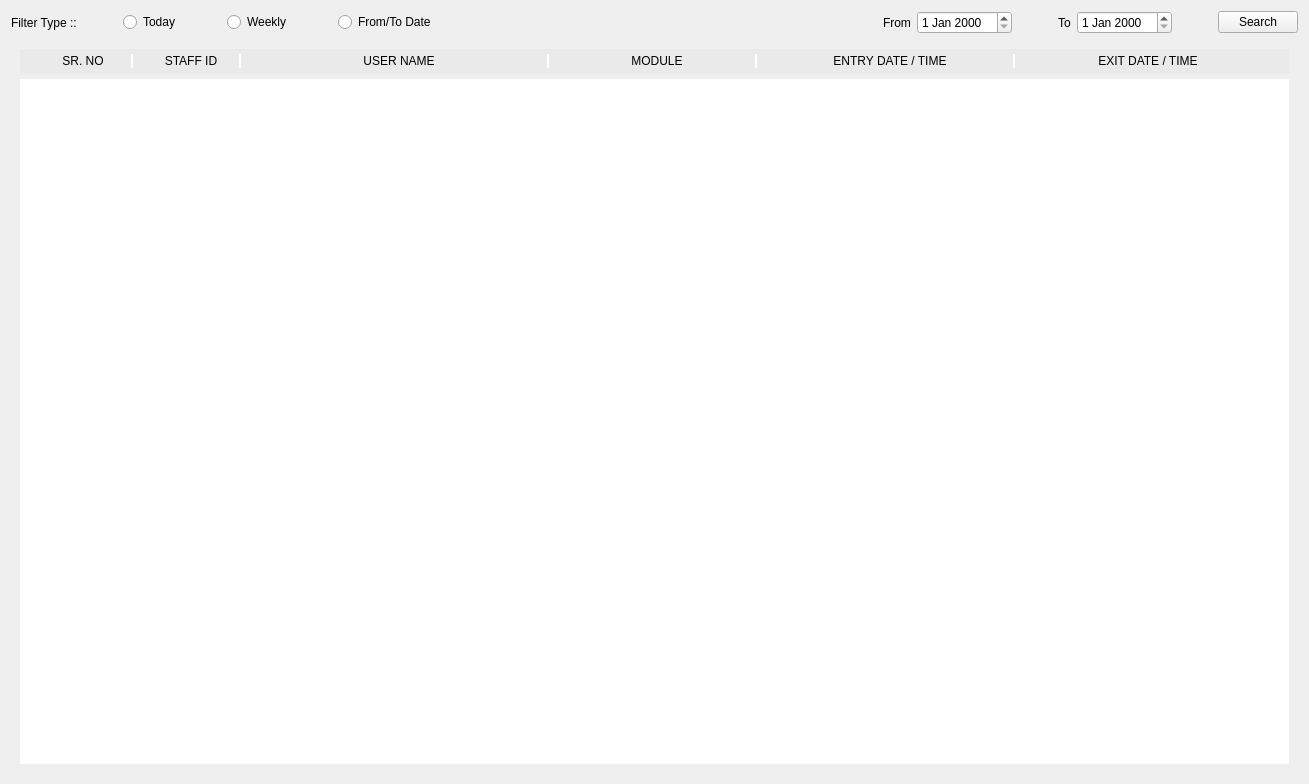
<?xml version="1.0" encoding="UTF-8"?>
<ui version="4.0">
 <class>LoginReport</class>
 <widget class="QWidget" name="LoginReport">
  <property name="geometry">
   <rect>
    <x>0</x>
    <y>0</y>
    <width>1309</width>
    <height>784</height>
   </rect>
  </property>
  <property name="windowTitle">
   <string>Form</string>
  </property>
  <layout class="QVBoxLayout" name="verticalLayout_6">
   <item>
    <layout class="QVBoxLayout" name="verticalLayout">
     <item>
      <layout class="QVBoxLayout" name="verticalLayout_4">
       <property name="bottomMargin">
        <number>0</number>
       </property>
       <item>
        <layout class="QHBoxLayout" name="horizontalLayout_3">
         <property name="topMargin">
          <number>0</number>
         </property>
         <item>
          <widget class="QLabel" name="txtFilterTypr">
           <property name="text">
            <string>Filter Type ::</string>
           </property>
          </widget>
         </item>
         <item>
          <spacer name="horizontalSpacer_7">
           <property name="orientation">
            <enum>Qt::Horizontal</enum>
           </property>
           <property name="sizeType">
            <enum>QSizePolicy::Preferred</enum>
           </property>
           <property name="sizeHint" stdset="0">
            <size>
             <width>40</width>
             <height>20</height>
            </size>
           </property>
          </spacer>
         </item>
         <item>
          <widget class="QRadioButton" name="rdbToday">
           <property name="text">
            <string>Today</string>
           </property>
          </widget>
         </item>
         <item>
          <spacer name="horizontalSpacer_5">
           <property name="orientation">
            <enum>Qt::Horizontal</enum>
           </property>
           <property name="sizeType">
            <enum>QSizePolicy::Preferred</enum>
           </property>
           <property name="sizeHint" stdset="0">
            <size>
             <width>40</width>
             <height>20</height>
            </size>
           </property>
          </spacer>
         </item>
         <item>
          <widget class="QRadioButton" name="rdbWeekly">
           <property name="text">
            <string>Weekly</string>
           </property>
          </widget>
         </item>
         <item>
          <spacer name="horizontalSpacer_2">
           <property name="orientation">
            <enum>Qt::Horizontal</enum>
           </property>
           <property name="sizeType">
            <enum>QSizePolicy::Preferred</enum>
           </property>
           <property name="sizeHint" stdset="0">
            <size>
             <width>40</width>
             <height>20</height>
            </size>
           </property>
          </spacer>
         </item>
         <item>
          <widget class="QRadioButton" name="rdbFromToDate">
           <property name="text">
            <string>From/To Date</string>
           </property>
          </widget>
         </item>
         <item>
          <spacer name="horizontalSpacer">
           <property name="orientation">
            <enum>Qt::Horizontal</enum>
           </property>
           <property name="sizeHint" stdset="0">
            <size>
             <width>40</width>
             <height>20</height>
            </size>
           </property>
          </spacer>
         </item>
         <item>
          <widget class="QLabel" name="lblFrom">
           <property name="text">
            <string>From</string>
           </property>
          </widget>
         </item>
         <item>
          <widget class="QDateEdit" name="deFromDate"/>
         </item>
         <item>
          <spacer name="horizontalSpacer_9">
           <property name="orientation">
            <enum>Qt::Horizontal</enum>
           </property>
           <property name="sizeType">
            <enum>QSizePolicy::Preferred</enum>
           </property>
           <property name="sizeHint" stdset="0">
            <size>
             <width>40</width>
             <height>20</height>
            </size>
           </property>
          </spacer>
         </item>
         <item>
          <widget class="QLabel" name="lblTo">
           <property name="text">
            <string>To</string>
           </property>
          </widget>
         </item>
         <item>
          <widget class="QDateEdit" name="deToDate"/>
         </item>
         <item>
          <spacer name="horizontalSpacer_8">
           <property name="orientation">
            <enum>Qt::Horizontal</enum>
           </property>
           <property name="sizeType">
            <enum>QSizePolicy::Preferred</enum>
           </property>
           <property name="sizeHint" stdset="0">
            <size>
             <width>40</width>
             <height>20</height>
            </size>
           </property>
          </spacer>
         </item>
         <item>
          <widget class="QPushButton" name="btnSearch">
           <property name="text">
            <string>Search</string>
           </property>
          </widget>
         </item>
        </layout>
       </item>
      </layout>
     </item>
     <item>
      <widget class="QWidget" name="reportlogin" native="true">
       <property name="styleSheet">
        <string notr="true">#OrderMenu
{
	background-color: rgb(255, 255, 255);
}</string>
       </property>
       <layout class="QVBoxLayout" name="verticalLayout_3">
        <item>
         <widget class="QWidget" name="reportHeader" native="true">
          <property name="styleSheet">
           <string notr="true">background-color: rgb(234, 234, 234);</string>
          </property>
          <layout class="QHBoxLayout" name="horizontalLayout_2">
           <property name="spacing">
            <number>0</number>
           </property>
           <property name="leftMargin">
            <number>5</number>
           </property>
           <property name="topMargin">
            <number>5</number>
           </property>
           <property name="rightMargin">
            <number>5</number>
           </property>
           <property name="bottomMargin">
            <number>5</number>
           </property>
           <item>
            <widget class="QLabel" name="label_5">
             <property name="maximumSize">
              <size>
               <width>100</width>
               <height>16777215</height>
              </size>
             </property>
             <property name="styleSheet">
              <string notr="true">border-right:2px solid white;
</string>
             </property>
             <property name="text">
              <string>&lt;html&gt;&lt;head/&gt;&lt;body&gt;&lt;p align=&quot;center&quot;&gt;SR. NO&lt;/p&gt;&lt;/body&gt;&lt;/html&gt;</string>
             </property>
            </widget>
           </item>
           <item>
            <widget class="QLabel" name="lblStaffd">
             <property name="maximumSize">
              <size>
               <width>100</width>
               <height>16777215</height>
              </size>
             </property>
             <property name="styleSheet">
              <string notr="true">border-right:2px solid white;
</string>
             </property>
             <property name="frameShape">
              <enum>QFrame::NoFrame</enum>
             </property>
             <property name="text">
              <string>&lt;html&gt;&lt;head/&gt;&lt;body&gt;&lt;p align=&quot;center&quot;&gt;STAFF ID&lt;/p&gt;&lt;/body&gt;&lt;/html&gt;</string>
             </property>
            </widget>
           </item>
           <item>
            <widget class="QLabel" name="lbluserName">
             <property name="maximumSize">
              <size>
               <width>300</width>
               <height>16777215</height>
              </size>
             </property>
             <property name="styleSheet">
              <string notr="true">border-right:2px solid white;
</string>
             </property>
             <property name="frameShape">
              <enum>QFrame::NoFrame</enum>
             </property>
             <property name="text">
              <string>&lt;html&gt;&lt;head/&gt;&lt;body&gt;&lt;p align=&quot;center&quot;&gt;USER NAME&lt;/p&gt;&lt;/body&gt;&lt;/html&gt;</string>
             </property>
            </widget>
           </item>
           <item>
            <widget class="QLabel" name="lblmodule">
             <property name="maximumSize">
              <size>
               <width>200</width>
               <height>16777215</height>
              </size>
             </property>
             <property name="styleSheet">
              <string notr="true">border-right:2px solid white;
</string>
             </property>
             <property name="frameShape">
              <enum>QFrame::NoFrame</enum>
             </property>
             <property name="text">
              <string>&lt;html&gt;&lt;head/&gt;&lt;body&gt;&lt;p align=&quot;center&quot;&gt;MODULE&lt;/p&gt;&lt;/body&gt;&lt;/html&gt;</string>
             </property>
            </widget>
           </item>
           <item>
            <widget class="QLabel" name="labelentry">
             <property name="maximumSize">
              <size>
               <width>250</width>
               <height>16777215</height>
              </size>
             </property>
             <property name="styleSheet">
              <string notr="true">border-right:2px solid white;
</string>
             </property>
             <property name="text">
              <string>&lt;html&gt;&lt;head/&gt;&lt;body&gt;&lt;p align=&quot;center&quot;&gt;ENTRY DATE / TIME&lt;/p&gt;&lt;/body&gt;&lt;/html&gt;</string>
             </property>
            </widget>
           </item>
           <item>
            <widget class="QLabel" name="lblexit">
             <property name="maximumSize">
              <size>
               <width>250</width>
               <height>16777215</height>
              </size>
             </property>
             <property name="styleSheet">
              <string notr="true"/>
             </property>
             <property name="frameShape">
              <enum>QFrame::NoFrame</enum>
             </property>
             <property name="text">
              <string>&lt;html&gt;&lt;head/&gt;&lt;body&gt;&lt;p align=&quot;center&quot;&gt;EXIT DATE / TIME&lt;/p&gt;&lt;/body&gt;&lt;/html&gt;</string>
             </property>
            </widget>
           </item>
          </layout>
         </widget>
        </item>
        <item>
         <widget class="QScrollArea" name="scrollArea">
          <property name="minimumSize">
           <size>
            <width>30</width>
            <height>0</height>
           </size>
          </property>
          <property name="styleSheet">
           <string notr="true">background-color: rgb(255, 255, 255);</string>
          </property>
          <property name="frameShape">
           <enum>QFrame::NoFrame</enum>
          </property>
          <property name="widgetResizable">
           <bool>true</bool>
          </property>
          <widget class="QWidget" name="scrollAreaWidgetContents_2">
           <property name="geometry">
            <rect>
             <x>0</x>
             <y>0</y>
             <width>1271</width>
             <height>683</height>
            </rect>
           </property>
           <layout class="QVBoxLayout" name="verticalLayout_2">
            <property name="spacing">
             <number>0</number>
            </property>
            <property name="leftMargin">
             <number>0</number>
            </property>
            <property name="topMargin">
             <number>0</number>
            </property>
            <property name="rightMargin">
             <number>0</number>
            </property>
            <property name="bottomMargin">
             <number>0</number>
            </property>
            <item>
             <widget class="QWidget" name="widget" native="true">
              <layout class="QVBoxLayout" name="verticalLayout_5">
               <property name="spacing">
                <number>0</number>
               </property>
               <property name="leftMargin">
                <number>0</number>
               </property>
               <property name="topMargin">
                <number>0</number>
               </property>
               <property name="rightMargin">
                <number>0</number>
               </property>
               <property name="bottomMargin">
                <number>0</number>
               </property>
               <item>
                <layout class="QVBoxLayout" name="displayloginrRow">
                 <property name="spacing">
                  <number>0</number>
                 </property>
                </layout>
               </item>
               <item>
                <spacer name="verticalSpacer">
                 <property name="orientation">
                  <enum>Qt::Vertical</enum>
                 </property>
                 <property name="sizeHint" stdset="0">
                  <size>
                   <width>20</width>
                   <height>582</height>
                  </size>
                 </property>
                </spacer>
               </item>
              </layout>
             </widget>
            </item>
           </layout>
          </widget>
         </widget>
        </item>
       </layout>
      </widget>
     </item>
    </layout>
   </item>
  </layout>
 </widget>
 <resources/>
 <connections/>
</ui>
